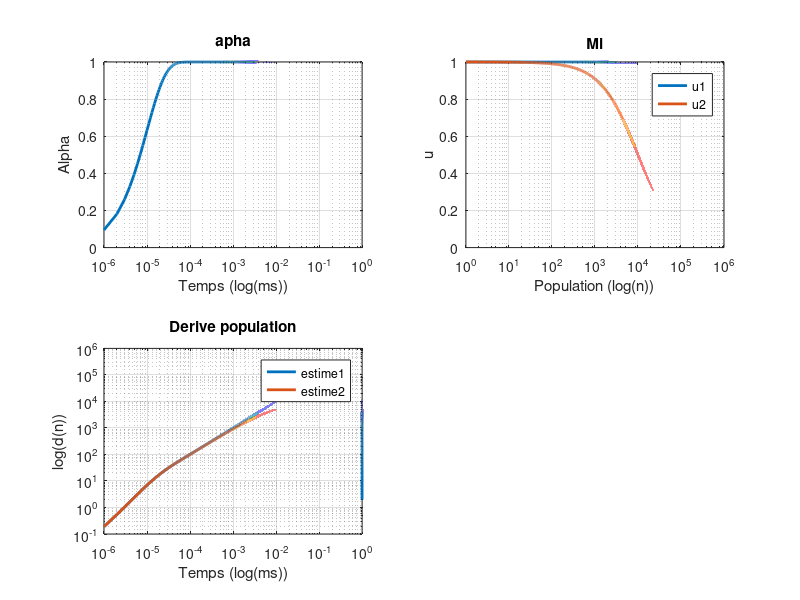

The MATLAB source for this figure:
clear all; close all;
%% Definition d'un modele simple pour la croissance de bateria

% derivative de la population (n)
d_population = @(n, u, alpha) (n .* u .* alpha);

% modele simple pour u
u1 = @(n, umax, So, Sk) umax.*(So-n)./(Sk+So-n);
u2 = @(n, umax, Sk) umax.*(Sk./(Sk+n));

% modele simple aplha
alpha1 = @(t, tau) (1-exp(-t./tau));

% population
% ?

%% Example data
nmax = 1e+6;
n = 1 : 1e+6;
% resolution temporel
t_step = 1/nmax; 
t = 0 : t_step : 1-t_step;
% constant d'amortissement
tau = 10*t_step;

% estimee 1
So = nmax;
Sk = 1 * So;
umax1 = Sk/So + 1;
u_first = u1(n, umax1, So, Sk);

%estimee 2
umax2 = umax1/2;
Skp = nmax/100;
u_second = u2(n, umax2, Skp);

% on sature les valeurs negatifs de u
u_first(u_first < 0) = 0;
u_second(u_second < 0) = 0;

alpha = alpha1(t, tau);

d_n1 = d_population(n, u_first, alpha);
d_n2 = d_population(n, u_second, alpha);

%% On resoudre les equations differentiels


%% Plot curbes
rows = 2; cols = 2;
subplot(rows,cols,1)
semilogx(t, alpha, 'LineWidth', 2);
hold on; grid on;
title('apha');
xlabel('Temps (log(ms))')
ylabel('Alpha')
subplot(rows,cols,2)
semilogx(n, u_first, 'LineWidth', 2);
hold on; grid on;
semilogx(n, u_second, 'LineWidth', 2);
legend('u1', 'u2')
title('Mi')
xlabel('Population (log(n))')
ylabel('u')
subplot(rows,cols,3);
loglog(t, d_n1, 'LineWidth', 2);
hold on; grid on;
loglog(t, d_n2, 'LineWidth', 2);
title('Derive population')
xlabel('Temps (log(ms))')
ylabel('log(d(n))')
legend('estime1', 'estime2')